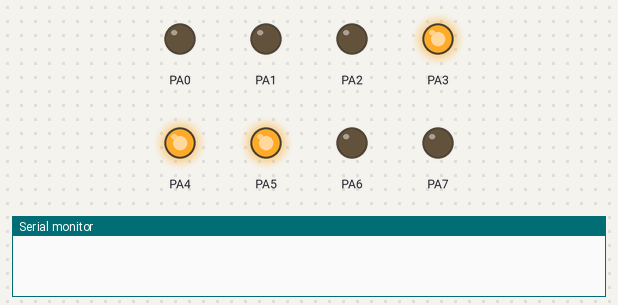
The program below on a simulated ATmega32, built with avr-gcc and emulated at 8 MHz. Shown: output pins drawn as LEDs (lit = HIGH), the last lines printed to the serial monitor. Pins used as bus, display or sensor lines are not drawn.

Above: at 0.24 s.
At 0.65 s:
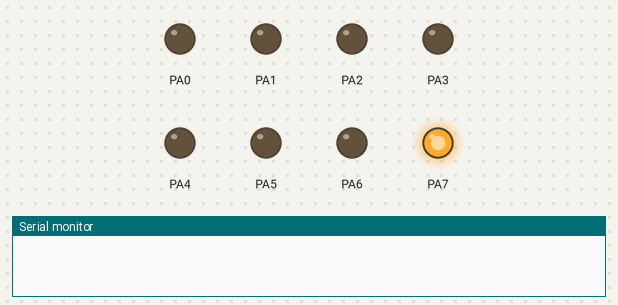
At 1.06 s:
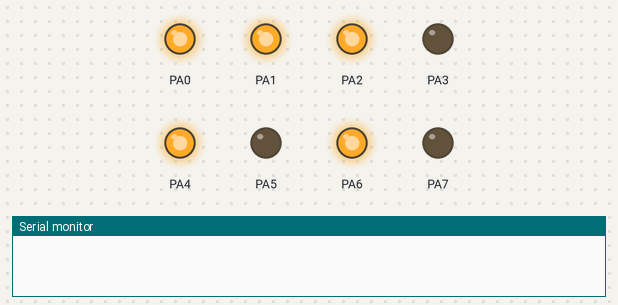
At 2.09 s:
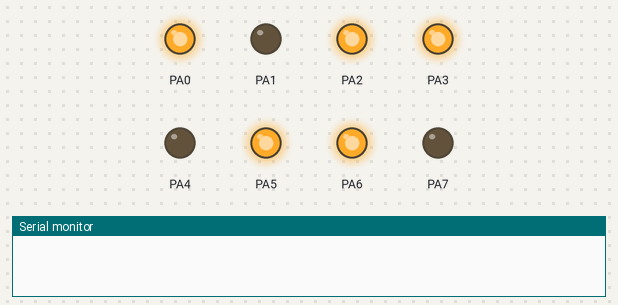
At 3.11 s:
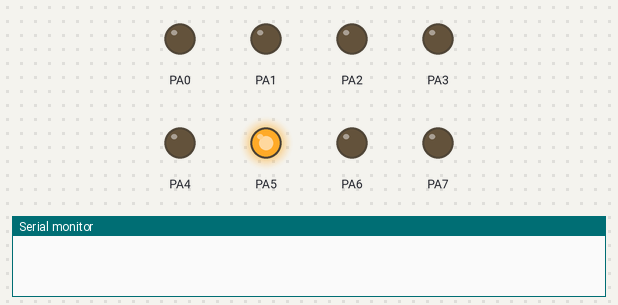
At 4.1 s:
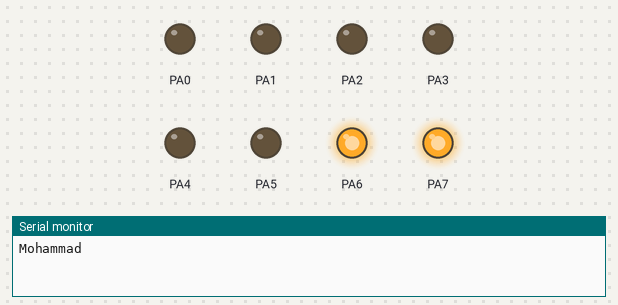
Timing chart, 0 to 5.6 s (numbered marks = the images above):
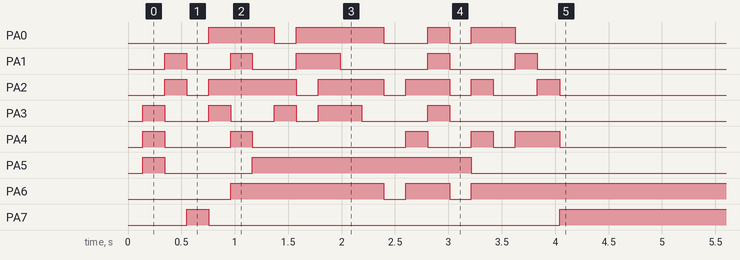

The program:

main.c
```c
#include "ATMEGA32.h"
#include "MCAL/GPIO Driver/ATMEGA32_GPIO.h"
#include "MCAL/USART Driver/ATMEGA32_USART.h"
#include "HAL/LCD Driver/LCD.h"

int main(void)
{
	uint8_t buff[5];

	GPIO_PinConfig_t pinConfig;
	pinConfig.GPIO_PinNumber = GPIO_PIN_0;
	pinConfig.GPIO_Mode = GPIO_MODE_INPUT_FLOATING;
	MCAL_GPIO_Init(GPIOD,&pinConfig);

	pinConfig.GPIO_PinNumber = GPIO_PIN_1;
	pinConfig.GPIO_Mode = GPIO_MODE_OUTPUT;
	MCAL_GPIO_Init(GPIOD,&pinConfig);

	MCAL_USART_voidInit();
	LCD_INIT();

	LCD_SEND_STRING("Welcome to UART");


	USART_SendStringSynch("Mohammad");


	while (1)
    {
		LCD_GO_TO_XY(1,0);
		USART_RecieveBufferSynch(buff,5);
		LCD_SEND_STRING(buff);
    }
}
```

ATMEGA32.h
```c
#ifndef ATMEGA32_H_
#define ATMEGA32_H_

/*********************************************** Includes **********************************************/
#include "LIB/Utils.h"
#include <stdint.h>

/************************************** Peripherals Addresses *************************************/
/********************************************************
					GPIO Registers
*********************************************************/
#define PORTA					*((volatile uint8_t*)0x3B)
#define DDRA					*((volatile uint8_t*)0x3A)
#define PINA					*((volatile uint8_t*)0x39)
#define PORTB					*((volatile uint8_t*)0x38)
#define DDRB					*((volatile uint8_t*)0x37)
#define PINB					*((volatile uint8_t*)0x36)
#define PORTC					*((volatile uint8_t*)0x35)
#define DDRC					*((volatile uint8_t*)0x34)
#define PINC					*((volatile uint8_t*)0x33)
#define PORTD					*((volatile uint8_t*)0x32)
#define DDRD					*((volatile uint8_t*)0x31)
#define PIND					*((volatile uint8_t*)0x30)


/********************************************************
					USART Registers
*********************************************************/
#define UDR				*((volatile uint8_t*)0x2C)

#define UCSRA			*((volatile uint8_t*)0x2B)
#define UCSRA_RXC		7
#define UCSRA_TXC		6
#define UCSRA_UDRE		5

#define UCSRB			*((volatile uint8_t*)0x2A)
#define UCSRB_RXCIE		7
#define UCSRB_TXCIE		6
#define UCSRB_UDRIE		5
#define UCSRB_RXEN 		4
#define UCSRB_TXEN 		3
#define UCSRB_UCSZ2		2

#define UCSRC			*((volatile uint8_t*)0x40)
#define UCSRC_URSEL		7
#define UCSRC_UMSEL		6
#define UCSRC_UPM1		5
#define UCSRC_UPM0		4
#define UCSRC_UCSZ1		2
#define UCSRC_UCSZ0		1

#define UBRRL			*((volatile uint8_t*)0x29)
#define UBRRH			*((volatile uint8_t*)0x40)	//The same register of UCSRC
/************************************** MACROS Used *************************************/
//@ref  USART_MODE_define
#define	USART_MODE_SYNCHRONOUS			0
#define	USART_MODE_ASYNCHRONOUS			1
//@ref  USART_BAUDRATE_define
#define	USART_BAUDRATE_2400				207
#define	USART_BAUDRATE_4800				103
#define	USART_BAUDRATE_9600				51
#define	USART_BAUDRATE_14400			34
#define	USART_BAUDRATE_19200			25
#define	USART_BAUDRATE_28800			16
#define	USART_BAUDRATE_38400			12
#define	USART_BAUDRATE_57600			8
#define	USART_BAUDRATE_76800			6
#define	USART_BAUDRATE_115200			3
#define	USART_BAUDRATE_230400			1
#define	USART_BAUDRATE_250000			1
//@ref USART_DATALENGTH_define
#define	USART_DATALENGTH_5BITS			0b000
#define	USART_DATALENGTH_6BITS			0b001
#define	USART_DATALENGTH_7BITS			0b010
#define	USART_DATALENGTH_8BITS			0b011
#define	USART_DATALENGTH_9BITS			0b111
// @ref USART_PARITY_define
#define USART_PARITY_DISABLED			0b00
#define USART_PARITY_EVEN				0b10
#define USART_PARITY_ODD				0b11
// @ref USART_STOPBITS_define
#define USART_STOPBITS_ONEBIT			0
#define USART_STOPBITS_TWOBITS			1

#endif /* ATMEGA32_H_ */
```

LCD.c
```c
#include "LCD.h"

/* To Set and Reset the enable pin */
static void LCD_KICK(void)
{
	//SET_BIT(LCD_CONFIGE_PORT,LCD_E_PIN);
	MCAL_GPIO_WritePin(LCD_CONFIGE_PORT,LCD_E_PIN,GPIO_PINSTATE_HIGH);
	_delay_ms(50);
	//CLR_BIT(LCD_CONFIGE_PORT,LCD_E_PIN);
	MCAL_GPIO_WritePin(LCD_CONFIGE_PORT,LCD_E_PIN,GPIO_PINSTATE_LOW);
	_delay_ms(50);
}

/* Check LCD is busy or not */
static void LCD_IS_BUSY(void)
{
	GPIO_PinConfig_t pinConfig;
	pinConfig.GPIO_PinNumber = LCD_RS_PIN;
	pinConfig.GPIO_Mode = GPIO_MODE_OUTPUT;
	MCAL_GPIO_Init(LCD_CONFIGE_PORT,&pinConfig);
	pinConfig.GPIO_PinNumber = LCD_RW_PIN;
	pinConfig.GPIO_Mode = GPIO_MODE_OUTPUT;
	MCAL_GPIO_Init(LCD_CONFIGE_PORT,&pinConfig);
	pinConfig.GPIO_PinNumber = LCD_E_PIN;
	pinConfig.GPIO_Mode = GPIO_MODE_OUTPUT;
	MCAL_GPIO_Init(LCD_CONFIGE_PORT,&pinConfig);

	#if LCD_MODE == EIGHT_BIT_MODE
	/* Set the direction of data port as input */
	//LCD_DATA_DIR = 0x00;
	MCAL_GPIO_PortInit(LCD_DATA_PORT,GPIO_MODE_INPUT_FLOATING);

	/*Set RS LOW to send Command*/
	//CLR_BIT(LCD_CONFIGE_PORT,LCD_RS_PIN);
	MCAL_GPIO_WritePin(LCD_CONFIGE_PORT,LCD_RS_PIN,GPIO_PINSTATE_LOW);

	/*Set RW HIGH to READ from LCD */
	//SET_BIT(LCD_CONFIGE_PORT,LCD_RW_PIN);
	MCAL_GPIO_WritePin(LCD_CONFIGE_PORT,LCD_RW_PIN,GPIO_PINSTATE_HIGH);

	LCD_KICK();

	//LCD_DATA_DIR = 0xFF;
	MCAL_GPIO_PortInit(LCD_DATA_PORT,GPIO_MODE_OUTPUT);

	MCAL_GPIO_WritePin(LCD_CONFIGE_PORT,LCD_RW_PIN,GPIO_PINSTATE_LOW);
	#elif LCD_MODE == FOUR_BIT_MODE

	pinConfig.GPIO_PinNumber = GPIO_PIN_7;
	pinConfig.GPIO_Mode = GPIO_MODE_INPUT_FLOATING;
	MCAL_GPIO_Init(LCD_DATA_PORT,&pinConfig);
	pinConfig.GPIO_PinNumber = GPIO_PIN_6;
	pinConfig.GPIO_Mode = GPIO_MODE_INPUT_FLOATING;
	MCAL_GPIO_Init(LCD_DATA_PORT,&pinConfig);
	pinConfig.GPIO_PinNumber = GPIO_PIN_5;
	pinConfig.GPIO_Mode = GPIO_MODE_INPUT_FLOATING;
	MCAL_GPIO_Init(LCD_DATA_PORT,&pinConfig);
	pinConfig.GPIO_PinNumber = GPIO_PIN_4;
	pinConfig.GPIO_Mode = GPIO_MODE_INPUT_FLOATING;
	MCAL_GPIO_Init(LCD_DATA_PORT,&pinConfig);

	_delay_ms(5);

	//command register select
	MCAL_GPIO_WritePin(LCD_CONFIGE_PORT,LCD_RS_PIN,GPIO_PINSTATE_LOW);

	//read mode
	MCAL_GPIO_WritePin(LCD_CONFIGE_PORT,LCD_RW_PIN,GPIO_PINSTATE_HIGH);

	LCD_KICK();

	pinConfig.GPIO_PinNumber = GPIO_PIN_7;
	pinConfig.GPIO_Mode = GPIO_MODE_OUTPUT;
	MCAL_GPIO_Init(LCD_DATA_PORT,&pinConfig);
	pinConfig.GPIO_PinNumber = GPIO_PIN_6;
	pinConfig.GPIO_Mode = GPIO_MODE_OUTPUT;
	MCAL_GPIO_Init(LCD_DATA_PORT,&pinConfig);
	pinConfig.GPIO_PinNumber = GPIO_PIN_5;
	pinConfig.GPIO_Mode = GPIO_MODE_OUTPUT;
	MCAL_GPIO_Init(LCD_DATA_PORT,&pinConfig);
	pinConfig.GPIO_PinNumber = GPIO_PIN_4;
	pinConfig.GPIO_Mode = GPIO_MODE_OUTPUT;
	MCAL_GPIO_Init(LCD_DATA_PORT,&pinConfig);

	//write mode
	MCAL_GPIO_WritePin(LCD_CONFIGE_PORT,LCD_RW_PIN,GPIO_PINSTATE_LOW);


	#endif

}

/* LCD initialization function */
void LCD_INIT(void)
{
	/* Configure the direction of the pins */
	//LCD_CONFIGE_DIR |= (1<<LCD_RS_PIN) | (1<<LCD_RW_PIN) | (1<<LCD_E_PIN);
	//LCD_CONFIGE_PORT &= ~((1<<LCD_RS_PIN) | (1<<LCD_RW_PIN) | (1<<LCD_E_PIN));
	//LCD_DATA_DIR = 0xff;

	GPIO_PinConfig_t pinConfig;
	pinConfig.GPIO_PinNumber = LCD_RS_PIN;
	pinConfig.GPIO_Mode = GPIO_MODE_OUTPUT;
	MCAL_GPIO_Init(LCD_CONFIGE_PORT,&pinConfig);
	pinConfig.GPIO_PinNumber = LCD_RW_PIN;
	pinConfig.GPIO_Mode = GPIO_MODE_OUTPUT;
	MCAL_GPIO_Init(LCD_CONFIGE_PORT,&pinConfig);
	pinConfig.GPIO_PinNumber = LCD_E_PIN;
	pinConfig.GPIO_Mode = GPIO_MODE_OUTPUT;
	MCAL_GPIO_Init(LCD_CONFIGE_PORT,&pinConfig);

	MCAL_GPIO_WritePin(LCD_CONFIGE_PORT,LCD_RS_PIN,GPIO_PINSTATE_LOW);
	MCAL_GPIO_WritePin(LCD_CONFIGE_PORT,LCD_RW_PIN,GPIO_PINSTATE_LOW);
	MCAL_GPIO_WritePin(LCD_CONFIGE_PORT,LCD_E_PIN,GPIO_PINSTATE_LOW);

	MCAL_GPIO_PortInit(LCD_DATA_PORT,GPIO_MODE_OUTPUT);

	/* Configure LCD According to the mode */
	#if LCD_MODE == EIGHT_BIT_MODE
	/* Wait for 20ms */
	_delay_ms(40);
	/* Configure the LCD in 8 bit mode */
	LCD_SEND_COMMAND(LCD_FUNCTION_8BIT_2LINES);
	/* Clear Screen */
	//LCD_SEND_COMMAND(LCD_CLEAR_SCREEN);

	#elif LCD_MODE == FOUR_BIT_MODE
	/* Wait for 20ms */
	_delay_ms(40);
	/* Configure the LCD in 4 bit mode */
	LCD_SEND_COMMAND(LCD_FUNCTION_4BIT_2LINES);

	#endif

	LCD_SEND_COMMAND(LCD_ENTRY_MODE);
	LCD_SEND_COMMAND(LCD_BEGIN_AT_FIRST_ROW);
	LCD_SEND_COMMAND(LCD_DISP_ON_BLINK);
}

/* Send command into LCD */
void LCD_SEND_COMMAND(unsigned char command)
{
	LCD_IS_BUSY();
	#if LCD_MODE == EIGHT_BIT_MODE
	/*Set RS LOW to send Command*/
	//CLR_BIT(LCD_CONFIGE_PORT,LCD_RS_PIN);
	MCAL_GPIO_WritePin(LCD_CONFIGE_PORT,LCD_RS_PIN,GPIO_PINSTATE_LOW);


	/*Set RW LOW to Write on LCD */
	//CLR_BIT(LCD_CONFIGE_PORT,LCD_RW_PIN);
	MCAL_GPIO_WritePin(LCD_CONFIGE_PORT,LCD_RW_PIN,GPIO_PINSTATE_LOW);


	/*Put command in data port*/
	//LCD_DATA_PORT = command;
	MCAL_GPIO_WritePort(LCD_DATA_PORT,command);

	_delay_ms(5);
	/*Put Enable pin high to show the data */
	LCD_KICK();

	#elif LCD_MODE == FOUR_BIT_MODE
	MCAL_GPIO_WritePin(LCD_DATA_PORT,GPIO_PIN_7,GET_BIT(command,7));
	MCAL_GPIO_WritePin(LCD_DATA_PORT,GPIO_PIN_6,GET_BIT(command,6));
	MCAL_GPIO_WritePin(LCD_DATA_PORT,GPIO_PIN_5,GET_BIT(command,5));
	MCAL_GPIO_WritePin(LCD_DATA_PORT,GPIO_PIN_4,GET_BIT(command,4));

	/*Set RS LOW to send Command*/
	//CLR_BIT(LCD_CONFIGE_PORT,LCD_RS_PIN);
	MCAL_GPIO_WritePin(LCD_CONFIGE_PORT,LCD_RS_PIN,GPIO_PINSTATE_LOW);


	/*Set RW LOW to Write on LCD */
	//CLR_BIT(LCD_CONFIGE_PORT,LCD_RW_PIN);
	MCAL_GPIO_WritePin(LCD_CONFIGE_PORT,LCD_RW_PIN,GPIO_PINSTATE_LOW);
	_delay_ms(5);
	LCD_KICK();

	MCAL_GPIO_WritePin(LCD_DATA_PORT,GPIO_PIN_7,GET_BIT(command,3));
	MCAL_GPIO_WritePin(LCD_DATA_PORT,GPIO_PIN_6,GET_BIT(command,2));
	MCAL_GPIO_WritePin(LCD_DATA_PORT,GPIO_PIN_5,GET_BIT(command,1));
	MCAL_GPIO_WritePin(LCD_DATA_PORT,GPIO_PIN_4,GET_BIT(command,0));

	/*Set RS LOW to send Command*/
	//CLR_BIT(LCD_CONFIGE_PORT,LCD_RS_PIN);
	MCAL_GPIO_WritePin(LCD_CONFIGE_PORT,LCD_RS_PIN,GPIO_PINSTATE_LOW);


	/*Set RW LOW to Write on LCD */
	//CLR_BIT(LCD_CONFIGE_PORT,LCD_RW_PIN);
	MCAL_GPIO_WritePin(LCD_CONFIGE_PORT,LCD_RW_PIN,GPIO_PINSTATE_LOW);
	_delay_ms(5);
	LCD_KICK();

	#endif
}

/* To send display string on LCD */
void LCD_SEND_CHAR(unsigned char data)
{
	#if LCD_MODE == EIGHT_BIT_MODE
	LCD_IS_BUSY();
	/*Set RS HIGH to send Data */
	//SET_BIT(LCD_CONFIGE_PORT,LCD_RS_PIN);
	MCAL_GPIO_WritePin(LCD_CONFIGE_PORT,LCD_RS_PIN,GPIO_PINSTATE_HIGH);

	/*Set RW LOW to Write on LCD */
	//CLR_BIT(LCD_CONFIGE_PORT,LCD_RW_PIN);
	MCAL_GPIO_WritePin(LCD_CONFIGE_PORT,LCD_RW_PIN,GPIO_PINSTATE_LOW);

	/*Put the data in data port*/
	//LCD_DATA_PORT = data;
	MCAL_GPIO_WritePort(LCD_DATA_PORT,data);

	_delay_ms(5);
	/*Put Enable pin high to show the data */
	LCD_KICK();
	#elif LCD_MODE == FOUR_BIT_MODE
	MCAL_GPIO_WritePin(LCD_DATA_PORT,GPIO_PIN_7,GET_BIT(data,7));
	MCAL_GPIO_WritePin(LCD_DATA_PORT,GPIO_PIN_6,GET_BIT(data,6));
	MCAL_GPIO_WritePin(LCD_DATA_PORT,GPIO_PIN_5,GET_BIT(data,5));
	MCAL_GPIO_WritePin(LCD_DATA_PORT,GPIO_PIN_4,GET_BIT(data,4));

	/*Set RS LOW to send Command*/
//	SET_BIT(LCD_CONFIGE_PORT,LCD_RS_PIN);
	MCAL_GPIO_WritePin(LCD_CONFIGE_PORT,LCD_RS_PIN,GPIO_PINSTATE_HIGH);

	/*Set RW LOW to Write on LCD */
	//CLR_BIT(LCD_CONFIGE_PORT,LCD_RW_PIN);
	MCAL_GPIO_WritePin(LCD_CONFIGE_PORT,LCD_RW_PIN,GPIO_PINSTATE_LOW);
	_delay_ms(5);
	LCD_KICK();

	MCAL_GPIO_WritePin(LCD_DATA_PORT,GPIO_PIN_7,GET_BIT(data,3));
	MCAL_GPIO_WritePin(LCD_DATA_PORT,GPIO_PIN_6,GET_BIT(data,2));
	MCAL_GPIO_WritePin(LCD_DATA_PORT,GPIO_PIN_5,GET_BIT(data,1));
	MCAL_GPIO_WritePin(LCD_DATA_PORT,GPIO_PIN_4,GET_BIT(data,0));

	/*Set RS LOW to send Command*/
	//	SET_BIT(LCD_CONFIGE_PORT,LCD_RS_PIN);
	MCAL_GPIO_WritePin(LCD_CONFIGE_PORT,LCD_RS_PIN,GPIO_PINSTATE_HIGH);

	/*Set RW LOW to Write on LCD */
	//CLR_BIT(LCD_CONFIGE_PORT,LCD_RW_PIN);
	MCAL_GPIO_WritePin(LCD_CONFIGE_PORT,LCD_RW_PIN,GPIO_PINSTATE_LOW);
	_delay_ms(5);
	LCD_KICK();
	#endif
}

/* To send display string on LCD */
void LCD_SEND_STRING(const char* data)
{
	unsigned char i =0 , count= 0;
	while(data[i] != '\0')
	{
		count++;
		LCD_SEND_CHAR(data[i]);
		i++;
		if(count == 16)
		{
			LCD_GO_TO_XY(1,0);
		}
		else if(count == 32 || count == 33)
		{
			LCD_SEND_COMMAND(LCD_CLEAR_SCREEN);
			LCD_GO_TO_XY(0,0);
			count = 0;
		}
	}
}

/* To adjust the place of the cursor */
void LCD_GO_TO_XY(unsigned char line,unsigned char column)
{
	if(line == 0)
	{
		if(column>=0 && column <16)
		{
			LCD_SEND_COMMAND(LCD_BEGIN_AT_FIRST_ROW+column);
		}
	}
	else if(line == 1 )
	{
		if(column>=0 && column <16)
		{
			LCD_SEND_COMMAND(LCD_BEGIN_AT_SECOND_ROW+column);
		}
	}

}

/* Display number on LCD */
void LCD_SEND_NUMBER(int number)
{
	char str[7];
	sprintf(str,"%d",number);
	LCD_SEND_STRING(str);
}

/*Display Real numbers */
void LCD_SEND_REAL_NUMBER(double real_number)
{
	char str[16];

	char* sign = (real_number<0) ? "-" : "";
	float val = (real_number<0) ? -real_number : real_number;

	int num = val;
	float dec = val - num;
	int finalDec = dec*10000;

	sprintf(str,"%s%d.%04d",sign,num,finalDec);
	LCD_SEND_STRING(str);
}
```

LCD.h
```c
#ifndef LCD_H_
#define LCD_H_

/* Include the necessary libraries */
#define F_CPU 8000000UL
#include "../../LIB/Utils.h"
#include "../../ATMEGA32.h"
#include "../../MCAL/GPIO Driver/ATMEGA32_GPIO.h"
#include <stdio.h>
#include <util/delay.h>


/* Configure LCD Pins */
#define LCD_DATA_PORT		GPIOA
#define LCD_CONFIGE_PORT	GPIOB
#define LCD_RS_PIN			GPIO_PIN_1
#define LCD_RW_PIN			GPIO_PIN_2
#define LCD_E_PIN			GPIO_PIN_3

/* Configure LCD Mode */
#define LCD_MODE			EIGHT_BIT_MODE
#define FOUR_BIT_MODE		0
#define EIGHT_BIT_MODE		1

/* LCD Commands */
#define LCD_FUNCTION_8BIT_2LINES   					(0x38)
#define LCD_FUNCTION_4BIT_2LINES   					(0x28)
#define LCD_MOVE_DISP_RIGHT       					(0x1C)
#define LCD_MOVE_DISP_LEFT   						(0x18)
#define LCD_MOVE_CURSOR_RIGHT   					(0x14)
#define LCD_MOVE_CURSOR_LEFT 	  					(0x10)
#define LCD_DISP_OFF   								(0x08)
#define LCD_DISP_ON_CURSOR   						(0x0E)
#define LCD_DISP_ON_CURSOR_BLINK   					(0x0F)
#define LCD_DISP_ON_BLINK   						(0x0D)
#define LCD_DISP_ON   								(0x0C)
#define LCD_ENTRY_DEC   							(0x04)
#define LCD_ENTRY_DEC_SHIFT   						(0x05)
#define LCD_ENTRY_INC_   							(0x06)
#define LCD_ENTRY_INC_SHIFT   						(0x07)
#define LCD_BEGIN_AT_FIRST_ROW						(0x80)
#define LCD_BEGIN_AT_SECOND_ROW						(0xC0)
#define LCD_CLEAR_SCREEN							(0x01)
#define LCD_ENTRY_MODE								(0x06)

/* LCD APIs */
void LCD_INIT(void);
void LCD_SEND_COMMAND(unsigned char command);
void LCD_SEND_CHAR(unsigned char data);
void LCD_SEND_STRING(const char* data);
void LCD_GO_TO_XY(unsigned char x,unsigned char y);
void LCD_SEND_NUMBER(int number);
void LCD_SEND_REAL_NUMBER(double real_number);

#endif /* LCD_H_ */
```

Utils.h
```c
#ifndef UTILS_H_
#define UTILS_H_

#define SET_BIT(REG,BIT)		(REG |= (1<<BIT))
#define CLR_BIT(REG,BIT)		(REG &= ~(1<<BIT))
#define TOGGLE_BIT(REG,BIT)		(REG ^= (1<<BIT))
#define GET_BIT(REG,BIT)		((REG>>BIT)&1)


#endif /* UTILS_H_ */
```

ATMEGA32_GPIO.h
```c
#ifndef ATMEGA32_GPIO_H_
#define ATMEGA32_GPIO_H_

/*********************************************** Includes **********************************************/
#include "../../ATMEGA32.h"
#include <stdint.h>

typedef struct
{
	/*Specifies the GPIO pins to be configured
	 * This parameter can be a value of @ref GPIO_PIN_define */
	uint8_t GPIO_PinNumber;

	/*Specifies the GPIO pins to be configured
	 * This parameter can be a value of @ref GPIO_MODE_define */
	uint8_t GPIO_Mode;

}GPIO_PinConfig_t;


/************************************ Macros Configuration References *********************************/
// @ref GPIO_PIN_define
#define GPIO_PIN_0						((uint8_t)0)		/* Pin 0 is selected */
#define GPIO_PIN_1						((uint8_t)1)		/* Pin 1 is selected */
#define GPIO_PIN_2						((uint8_t)2)		/* Pin 2 is selected */
#define GPIO_PIN_3						((uint8_t)3)		/* Pin 3 is selected */
#define GPIO_PIN_4						((uint8_t)4)		/* Pin 4 is selected */
#define GPIO_PIN_5						((uint8_t)5)		/* Pin 5 is selected */
#define GPIO_PIN_6						((uint8_t)6)		/* Pin 6 is selected */
#define GPIO_PIN_7						((uint8_t)7)		/* Pin 7 is selected */

// @ref GPIO_MODE_define
#define GPIO_MODE_OUTPUT				0
#define GPIO_MODE_INPUT_FLOATING		1
#define GPIO_MODE_INPUT_PULL_UP			2

// @ref GPIO_PINSTATE_define
#define GPIO_PINSTATE_HIGH				1
#define GPIO_PINSTATE_LOW				0

// @ref GPIOx
#define	GPIOA							0
#define	GPIOB							1
#define	GPIOC							2
#define	GPIOD							3

/*===============================================================================================
 * 								APIs supported by "MCAL GPIO Driver"
 *===============================================================================================*/
void MCAL_GPIO_Init(uint8_t GPIOx, GPIO_PinConfig_t* PinConfig);
void MCAL_GPIO_PortInit(uint8_t GPIOx,uint8_t GPIO_MODE);
void MCAL_GPIO_DeInit(uint8_t GPIOx);

uint8_t MCAL_GPIO_ReadPin(uint8_t GPIOx,uint8_t PinNumber);
uint8_t MCAL_GPIO_ReadPort(uint8_t GPIOx);

void MCAL_GPIO_WritePin(uint8_t GPIOx,uint8_t PinNumber, uint8_t PinValue);
void MCAL_GPIO_WritePort(uint8_t GPIOx,uint16_t PortValue);

void MCAL_GPIO_TogglePin(uint8_t GPIOx,uint8_t PinNumber);

#endif /* ATMEGA32_GPIO_H_ */
```

Source omitted: ATMEGA32_GPIO.c (6913 bytes), ATMEGA32_USART.c (3227 bytes), ATMEGA32_USART.h (1874 bytes)

Measured:
- by itself, PA0: LOW → HIGH at 0.76 s, → LOW 0.62 s later, → HIGH 0.21 s later, → LOW 0.82 s later, … (8 changes in this stretch)
- by itself, PA1: LOW → HIGH at 0.35 s, → LOW 0.21 s later, → HIGH 0.41 s later, → LOW 0.21 s later, … (10 changes in this stretch)
- by itself, PA2: LOW → HIGH at 0.35 s, → LOW 0.21 s later, → HIGH 0.21 s later, → LOW 0.82 s later, … (12 changes in this stretch)
- by itself, PA3: LOW → HIGH at 0.14 s, → LOW 0.21 s later, → HIGH 0.41 s later, → LOW 0.21 s later, … (10 changes in this stretch)
- by itself, PA4: LOW → HIGH at 0.14 s, → LOW 0.21 s later, → HIGH 0.62 s later, → LOW 0.21 s later, … (10 changes in this stretch)
- by itself, PA5: LOW → HIGH at 0.14 s, → LOW 0.21 s later, → HIGH 0.82 s later, → LOW 2.1 s later
- by itself, PA6: goes HIGH 1.4 s, LOW 0.21 s, HIGH 0.41 s, LOW 0.21 s, then HIGH
- by itself, PA7: LOW → HIGH at 0.55 s, → LOW 0.21 s later, → HIGH 3.3 s later
